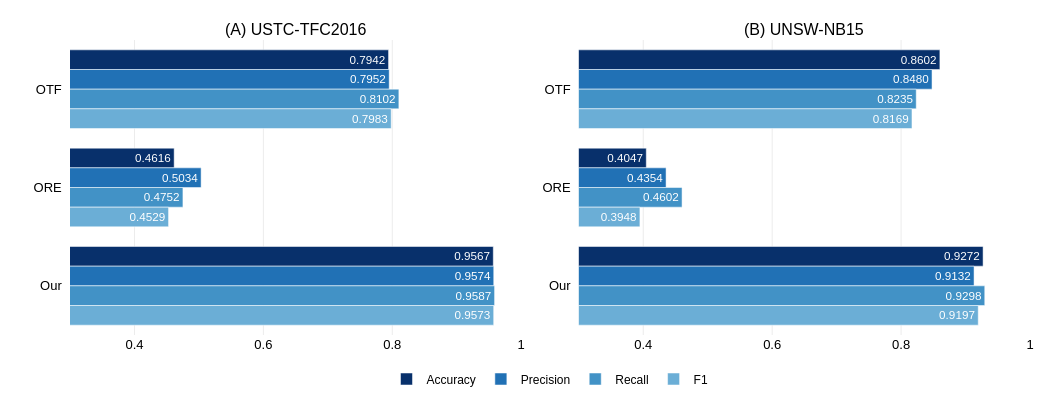

Notebook code for this chart:
### Code cell
import plotly.graph_objects as go
from plotly.subplots import make_subplots

models_left = ['OTF  ', 'ORE  ', 'Our  ']
models_right = ['OTF  ', 'ORE  ', 'Our  ']

ustc = {
    "Accuracy":  [0.7942, 0.4616, 0.9567],
    "Precision": [0.7952, 0.5034, 0.9574],
    "Recall":    [0.8102, 0.4752, 0.9587],
    "F1":        [0.7983, 0.4529, 0.9573],
}

unsw = {
    "Accuracy":  [0.8602, 0.4047, 0.9272],
    "Precision": [0.8480, 0.4354, 0.9132],
    "Recall":    [0.8235, 0.4602, 0.9298],
    "F1":        [0.8169, 0.3948, 0.9197],
}

colors = {
    "Accuracy":  "#08306B",
    "Precision": "#2171B5",
    "Recall":    "#4292C6",
    "F1":        "#6BAED6",
}

fig = make_subplots(
    rows=1, cols=2,
    subplot_titles=("(A) USTC-TFC2016", "(B) UNSW-NB15"),
    horizontal_spacing=0.06
)

# ======================
# LEFT (USTC)
# ======================
for metric in ["Accuracy", "Precision", "Recall", "F1"]:
    fig.add_trace(go.Bar(
        x=ustc[metric],
        y=models_left,
        orientation='h',
        marker_color=colors[metric],
        name=metric,

        # ===== 数值放内部末尾 =====
        text=[f"{v:.4f}" for v in ustc[metric]],
        textposition='inside',
        insidetextanchor='end',

        textfont=dict(
            color='white',
            size=12
        ),

        cliponaxis=False
    ), row=1, col=1)

# ======================
# RIGHT (UNSW)
# ======================
for metric in ["Accuracy", "Precision", "Recall", "F1"]:
    fig.add_trace(go.Bar(
        x=unsw[metric],
        y=models_right,
        orientation='h',
        marker_color=colors[metric],
        name=metric,
        showlegend=False,

        text=[f"{v:.4f}" for v in unsw[metric]],
        textposition='inside',
        insidetextanchor='end',

        textfont=dict(
            color='white',
            size=12
        ),

        cliponaxis=False
    ), row=1, col=2)

# ======================
# Layout (tight SCI style)
# ======================
fig.update_layout(
    barmode='group',
    template='plotly_white',

    width=1050,
    height=420,

    # 更紧凑
    margin=dict(l=70, r=20, t=40, b=85),

    legend=dict(
        orientation="h",
        yanchor="top",
        y=-0.1,
        xanchor="center",
        x=0.5,
        font=dict(size=12)
    ),

    font=dict(
        family="Arial",
        size=13,
        color="black"
    )
)

# ======================
# Axes (SCI clean)
# ======================
fig.update_xaxes(
    showgrid=True,
    gridcolor="rgba(0,0,0,0.08)",
    zeroline=False,

    # 稍微压缩动态范围（增强对比）
    range=[0.3, 1.0]
)

fig.update_yaxes(
    showgrid=False,
    autorange="reversed"
)

fig.show()

### Figure 1 — Plotly figure (JSON) as saved in the notebook; plotly's stock layout.template omitted (floating-point values rounded to 4 significant figures)
{"data": [{"cliponaxis": false, "insidetextanchor": "end", "marker": {"color": "#08306B"}, "name": "Accuracy", "orientation": "h", "text": ["0.7942", "0.4616", "0.9567"], "textfont": {"color": "white", "size": 12}, "textposition": "inside", "type": "bar", "x": [0.7942, 0.4616, 0.9567], "xaxis": "x", "y": ["OTF  ", "ORE  ", "Our  "], "yaxis": "y"}, {"cliponaxis": false, "insidetextanchor": "end", "marker": {"color": "#2171B5"}, "name": "Precision", "orientation": "h", "text": ["0.7952", "0.5034", "0.9574"], "textfont": {"color": "white", "size": 12}, "textposition": "inside", "type": "bar", "x": [0.7952, 0.5034, 0.9574], "xaxis": "x", "y": ["OTF  ", "ORE  ", "Our  "], "yaxis": "y"}, {"cliponaxis": false, "insidetextanchor": "end", "marker": {"color": "#4292C6"}, "name": "Recall", "orientation": "h", "text": ["0.8102", "0.4752", "0.9587"], "textfont": {"color": "white", "size": 12}, "textposition": "inside", "type": "bar", "x": [0.8102, 0.4752, 0.9587], "xaxis": "x", "y": ["OTF  ", "ORE  ", "Our  "], "yaxis": "y"}, {"cliponaxis": false, "insidetextanchor": "end", "marker": {"color": "#6BAED6"}, "name": "F1", "orientation": "h", "text": ["0.7983", "0.4529", "0.9573"], "textfont": {"color": "white", "size": 12}, "textposition": "inside", "type": "bar", "x": [0.7983, 0.4529, 0.9573], "xaxis": "x", "y": ["OTF  ", "ORE  ", "Our  "], "yaxis": "y"}, {"cliponaxis": false, "insidetextanchor": "end", "marker": {"color": "#08306B"}, "name": "Accuracy", "orientation": "h", "showlegend": false, "text": ["0.8602", "0.4047", "0.9272"], "textfont": {"color": "white", "size": 12}, "textposition": "inside", "type": "bar", "x": [0.8602, 0.4047, 0.9272], "xaxis": "x2", "y": ["OTF  ", "ORE  ", "Our  "], "yaxis": "y2"}, {"cliponaxis": false, "insidetextanchor": "end", "marker": {"color": "#2171B5"}, "name": "Precision", "orientation": "h", "showlegend": false, "text": ["0.8480", "0.4354", "0.9132"], "textfont": {"color": "white", "size": 12}, "textposition": "inside", "type": "bar", "x": [0.848, 0.4354, 0.9132], "xaxis": "x2", "y": ["OTF  ", "ORE  ", "Our  "], "yaxis": "y2"}, {"cliponaxis": false, "insidetextanchor": "end", "marker": {"color": "#4292C6"}, "name": "Recall", "orientation": "h", "showlegend": false, "text": ["0.8235", "0.4602", "0.9298"], "textfont": {"color": "white", "size": 12}, "textposition": "inside", "type": "bar", "x": [0.8235, 0.4602, 0.9298], "xaxis": "x2", "y": ["OTF  ", "ORE  ", "Our  "], "yaxis": "y2"}, {"cliponaxis": false, "insidetextanchor": "end", "marker": {"color": "#6BAED6"}, "name": "F1", "orientation": "h", "showlegend": false, "text": ["0.8169", "0.3948", "0.9197"], "textfont": {"color": "white", "size": 12}, "textposition": "inside", "type": "bar", "x": [0.8169, 0.3948, 0.9197], "xaxis": "x2", "y": ["OTF  ", "ORE  ", "Our  "], "yaxis": "y2"}], "layout": {"annotations": [{"font": {"size": 16}, "showarrow": false, "text": "(A) USTC-TFC2016", "x": 0.235, "xanchor": "center", "xref": "paper", "y": 1, "yanchor": "bottom", "yref": "paper"}, {"font": {"size": 16}, "showarrow": false, "text": "(B) UNSW-NB15", "x": 0.765, "xanchor": "center", "xref": "paper", "y": 1, "yanchor": "bottom", "yref": "paper"}], "barmode": "group", "font": {"color": "black", "family": "Arial", "size": 13}, "height": 420, "legend": {"font": {"size": 12}, "orientation": "h", "x": 0.5, "xanchor": "center", "y": -0.1, "yanchor": "top"}, "margin": {"b": 85, "l": 70, "r": 20, "t": 40}, "width": 1050, "xaxis": {"anchor": "y", "domain": [0, 0.47], "gridcolor": "rgba(0,0,0,0.08)", "range": [0.3, 1], "showgrid": true, "zeroline": false}, "xaxis2": {"anchor": "y2", "domain": [0.53, 1], "gridcolor": "rgba(0,0,0,0.08)", "range": [0.3, 1], "showgrid": true, "zeroline": false}, "yaxis": {"anchor": "x", "autorange": "reversed", "domain": [0, 1], "showgrid": false}, "yaxis2": {"anchor": "x2", "autorange": "reversed", "domain": [0, 1], "showgrid": false}}}
